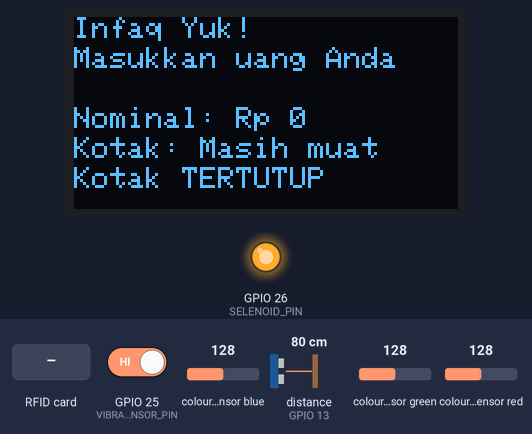
Simulated run of this sketch. Board: ESP32. On the bench: 128×64 one-colour display, output pins drawn as LEDs (lit = HIGH). Wiring (inferred from the names in the program): ultrasonic range finder: trigger GPIO 12; echo GPIO 13; TCS3200 colour sensor: output GPIO 15; S2 GPIO 2; S3 GPIO 4. The test bench sets the inputs (shaded band); at power-on: distance to the obstacle (sensor on GPIO 13) 80 cm, GPIO 25 (VIBRATION_SENSOR_PIN) HIGH, colour sensor blue 128, colour sensor green 128, colour sensor red 128. The echo pulse lasts 58.3 µs per cm; WiFi joins after 1.5 s; servers stay silent unless stated; the display library's start-up logo is not drawn; the local clock reads 2024-03-15 10:24:30 at power-on unless the sketch sets it; pins used as bus, display or sensor lines are not drawn; what the sketch prints to the serial monitor is not drawn.

Above: at 5.1 s.
5.2 s: distance to the obstacle (sensor on GPIO 13) set to 8 cm
6.7 s: distance to the obstacle (sensor on GPIO 13) set to 5 cm
At 8.0 s:
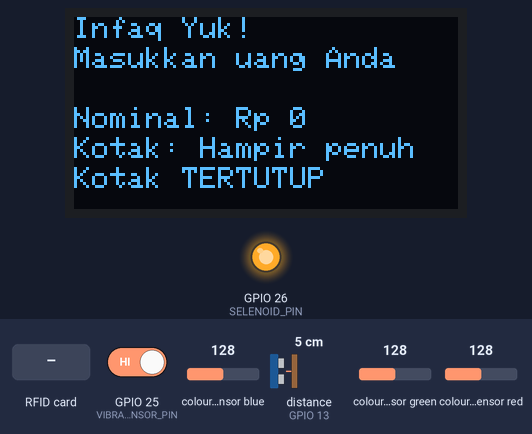
8.3 s: distance to the obstacle (sensor on GPIO 13) set to 2 cm
At 9.2 s:
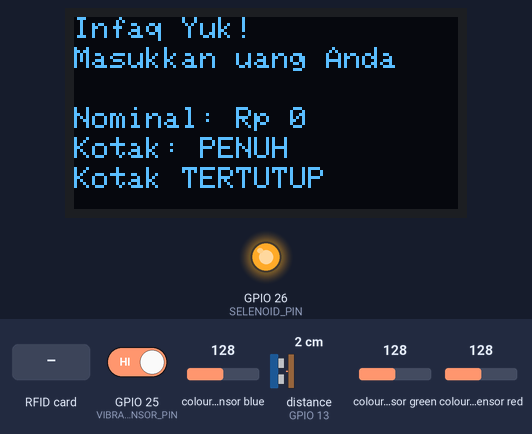
9.8 s: RFID card 04 26 35 4A FC 6E 80 held to the reader
At 10.7 s:
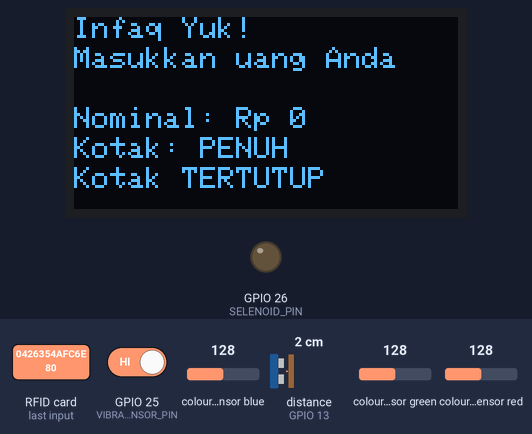
Timing chart, 0 to 16.3 s (numbered marks = the images above; inputs shaded):
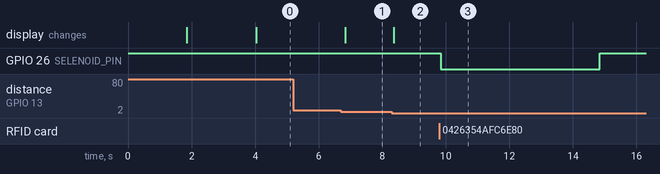

Measured:
- the behaviour switches between 7 and 6 cm on distance to the obstacle (sensor on GPIO 13) (found by bisection; images 0 and 1)
- the behaviour switches between 4 and 3 cm on distance to the obstacle (sensor on GPIO 13) (found by bisection; images 1 and 2)
- after the input at 5.2 s, every drawn part: stays the same
- after the input at 6.7 s, the display: changes after 0.14 s (image 1)
- after the input at 8.3 s, the display: changes after 0.06 s (image 2)
- after the input at 9.8 s, GPIO 26 (SELENOID_PIN): HIGH → LOW at once, → HIGH 5.0 s later

The sketch:

SmartDonationBox.ino
```cpp
#define S2 2
#define S3 4
#define sensorOut 15

#define TRIG_PIN 12  // Sesuaikan dengan pin yang digunakan
#define ECHO_PIN 13

// Tambahkan pin untuk sensor getar SW-420
#define VIBRATION_SENSOR_PIN 25

#include <WiFi.h>
#include <WiFiClientSecure.h>
#include <UniversalTelegramBot.h>
#include <ArduinoJson.h>
#include <SPI.h>
#include <Wire.h>
#include <MFRC522.h>
#include <Adafruit_GFX.h>
#include <Adafruit_SSD1306.h>

// RFID
#define RST_PIN         27
#define SS_PIN          5
#define SELENOID_PIN    26
MFRC522 rfid(SS_PIN, RST_PIN);


// OLED
#define SCREEN_WIDTH 128
#define SCREEN_HEIGHT 64
#define OLED_RESET -1
#define SCREEN_ADDRESS 0x3C
Adafruit_SSD1306 display(SCREEN_WIDTH, SCREEN_HEIGHT, &Wire, OLED_RESET);

// WiFi dan Bot
#define WIFI_SSID "mez"
#define WIFI_PASSWORD "20202020"
#define BOT_TOKEN "8070595869:AAFYe1t-qSm9YKYXzGi84u2igzDZ2rO7ljc"
#define CHAT_ID "1220552570"
WiFiClientSecure secured_client;
UniversalTelegramBot bot(BOT_TOKEN, secured_client);

// Variabel Uang
int Red = 0;
int Green = 0;
int Blue = 0;
int Uang = 0;
bool statusUang = 0;
bool msg = 0;
int nominalUangTerakhir = 0;

unsigned long lastDetectionTime = 0;
unsigned long lastReadTime = 0;
unsigned long readInterval = 200;
bool solenoidActive = false;
unsigned long solenoidStartTime = 0;
unsigned long lastVibrationTime = 0;
const long vibrationCooldown = 5000;


void setup() {
  pinMode(S2, OUTPUT);
  pinMode(S3, OUTPUT);
  pinMode(sensorOut, INPUT);

  pinMode(TRIG_PIN, OUTPUT);
  pinMode(ECHO_PIN, INPUT);

  // inisial State Solenoid (Tertutup)
  pinMode(SELENOID_PIN, OUTPUT);
  digitalWrite(SELENOID_PIN, HIGH);

  // Inisialisasi pin sensor getar sebagai INPUT_PULLUP
  pinMode(VIBRATION_SENSOR_PIN, INPUT_PULLUP); // SW-420 biasanya HIGH saat diam, LOW saat getar

  Serial.begin(115200);

  SPI.begin();           // Untuk RFID
  rfid.PCD_Init();
  Serial.println("RFID siap digunakan");

  Serial.print("Menghubungkan ke WiFi: ");
  Serial.println(WIFI_SSID);
  WiFi.begin(WIFI_SSID, WIFI_PASSWORD);
  secured_client.setCACert(TELEGRAM_CERTIFICATE_ROOT);
  while (WiFi.status() != WL_CONNECTED) {
    Serial.print(".");
    delay(500);
  }
  Serial.println("\nWiFi terhubung. IP: ");
  Serial.println(WiFi.localIP());

  configTime(0, 0, "pool.ntp.org");
  time_t now = time(nullptr);
  while (now < 24 * 3600) {
    Serial.print(".");
    delay(100);
    now = time(nullptr);
  }

  bot.sendMessage(CHAT_ID, "Bot Infaq Siap Digunakan ✅", "");

  if (!display.begin(SSD1306_SWITCHCAPVCC, SCREEN_ADDRESS)) {
    Serial.println(F("OLED gagal dimulai"));
    while (true);
  }

  display.display();
  delay(2000);
  display.clearDisplay();
  display.display();
}

void loop() {
  unsigned long currentMillis = millis();

  // RFID
  SPI.begin();           // Untuk RFID
  rfid.PCD_Init();


  // Judul OLED
  // display.clearDisplay();
  // display.setTextSize(2);
  // display.setTextColor(SSD1306_WHITE);
  // display.setCursor(0, 0);

  // display.println(F("Infaq Yuk!"));
  // display.display();
  // display.startscrollleft(0x00, 0x0F);


// Cek isi kotak amal
  long duration;
  float distance;

  // Kirim sinyal ultrasonic
  digitalWrite(TRIG_PIN, LOW);
  delayMicroseconds(2);
  digitalWrite(TRIG_PIN, HIGH);
  delayMicroseconds(10);
  digitalWrite(TRIG_PIN, LOW);

  duration = pulseIn(ECHO_PIN, HIGH);

  // Hitung jarak (dalam cm)
  distance = duration * 0.034 / 2;


// Hitung jarak (dalam cm)
  distance = duration * 0.034 / 2;

  // Tampilkan hasil ke Serial Monitor
  // Serial.print("Jarak: ");
  // Serial.print(distance);
  // Serial.println(" cm");

  // delay(1000);

// long distance = readUltrasonicDistance();

//  if (distance <= 3) {
//     display.println("Kotak amal sudah penuh");
//     display.display();
//     display.startscrollleft(0x00, 0x0F); // Scroll ke kiri seluruh baris
//     Serial.println("Kotak amal sudah penuh");
//   } else if (distance <= 6) {
//     display.println("Kotak amal hampir penuh");
//     display.display();
//     display.startscrollleft(0x00, 0x0F); // Scroll ke kiri seluruh baris
//     Serial.println("Kotak amal hampir penuh");
//   }

//   display.stopscroll(); // Hentikan scroll setelah delay


  // Baca sensor warna tiap 500ms
  if (currentMillis - lastReadTime >= readInterval) {
    Red = getRed();
    Green = getGreen();
    Blue = getBlue();
    lastReadTime = currentMillis;

    Serial.print("Red: "); Serial.print(Red);
    Serial.print("  Green: "); Serial.print(Green);
    Serial.print("  Blue: "); Serial.println(Blue);
  }

  // Deteksi uang
  if (statusUang == 0) {
    int nominal = 0;

    if (Red > 95 && Red < 105 && Green > 97 && Green < 112 && Blue > 100 && Blue < 112) {
      nominal = 1000;
    } else if (Red > 80 && Red < 90 && Green > 68 && Green < 77 && Blue > 52 && Blue < 62) {
      nominal = 2000;
    } else if (Red > 70 && Red < 80 && Green > 75 && Green < 100 && Blue > 80 && Blue < 100) {
      nominal = 5000;
    } else if (Red > 114 && Red < 124 && Green > 107 && Green < 117 && Blue > 85 && Blue < 100) {
      nominal = 10000;
    } else if (Red > 62 && Red < 72 && Green > 47 && Green < 57 && Blue > 47 && Blue < 57) {
      nominal = 20000;
    } else if (Red > 124 && Red < 134 && Green > 95 && Green < 105 && Blue > 73 && Blue < 83) {
      nominal = 50000;
    } else if (Red > 35 && Red < 50 && Green > 52 && Green < 62 && Blue > 39 && Blue < 49) {
      nominal = 100000;
    }

    if (nominal > 0) {
      Uang += nominal;
      nominalUangTerakhir = nominal;
      statusUang = 1;
      msg = 0;
      lastDetectionTime = currentMillis;
    }
  }

  // Kirim pesan Telegram
  if (statusUang == 1 && msg == 0) {
    // display.clearDisplay();
    // display.setTextSize(2);
    // display.setCursor(5, 0);
    // display.println(F("Jazakllahu"));
    // display.setCursor(10, 15);
    // display.println(F("Khairan!"));
    // display.display();

    bot.sendMessage(CHAT_ID, "✅ Uang Terdeteksi! Sejumlah Rp " + String(nominalUangTerakhir) + "\nTotal Infaq: Rp " + String(Uang), "");
    msg = 1;
  }

  if (digitalRead(VIBRATION_SENSOR_PIN) == LOW) {
    if (currentMillis - lastVibrationTime >= vibrationCooldown) {
      Serial.println("Getaran terdeteksi!"); // Cetak ke Serial Monitor untuk debugging
      bot.sendMessage(CHAT_ID, "⚠ Terdeteksi KOtak Infaq Dimaling", ""); // Kirim notifikasi ke Telegram
      lastVibrationTime = currentMillis; // Update waktu terakhir getaran terdeteksi
    }
  }

  // Reset status setelah 5 detik
  if (statusUang == 1 && currentMillis - lastDetectionTime >= 5000) {
    statusUang = 0;
    msg = 0;
    Serial.println("Siap deteksi uang berikutnya.");
  }

    // RFID - Solenoid
  if (rfid.PICC_IsNewCardPresent() && rfid.PICC_ReadCardSerial()) {
    String uidStr = "";
    for (byte i = 0; i < rfid.uid.size; i++) {
      uidStr += String(rfid.uid.uidByte[i] < 0x10 ? "0" : ""); // Tambahkan leading zero
      uidStr += String(rfid.uid.uidByte[i], HEX);
      if (i < rfid.uid.size - 1) uidStr += " ";
    }
    uidStr.toUpperCase();

    Serial.print("UID terbaca: ");
    Serial.println(uidStr);

    // Daftar UID yang valid
    String validUID1 = "04 26 35 4A FC 6E 80";
    String validUID2 = "A3 A9 C0 01";

    if (uidStr == validUID1 || uidStr == validUID2) {
      Serial.println("UID Valid - Membuka solenoid");
      digitalWrite(SELENOID_PIN, LOW); // Buka solenoid
      delay(5000);                      // Tunggu 5 detik
      digitalWrite(SELENOID_PIN, HIGH); // Tutup solenoid
      Serial.println("Solenoid DITUTUP");
    } else {
      Serial.println("UID tidak dikenali.");
    }

    // Hentikan komunikasi dengan kartu
    rfid.PICC_HaltA();
    rfid.PCD_StopCrypto1();
  }
  tampilkanOLED(distance, nominalUangTerakhir, !digitalRead(SELENOID_PIN));
}

// Fungsi sensor warna
int getRed() {
  digitalWrite(S2, LOW);
  digitalWrite(S3, LOW);
  return pulseIn(sensorOut, LOW, 250);
}

int getGreen() {
  digitalWrite(S2, HIGH);
  digitalWrite(S3, HIGH);
  return pulseIn(sensorOut, LOW, 250);
}

int getBlue() {
  digitalWrite(S2, LOW);
  digitalWrite(S3, HIGH);
  return pulseIn(sensorOut, LOW, 250);
}

// Ultrasonic
long readUltrasonicDistance() {
  digitalWrite(TRIG_PIN, LOW);
  delayMicroseconds(2);
  digitalWrite(TRIG_PIN, HIGH);
  delayMicroseconds(10);
  digitalWrite(TRIG_PIN, LOW);

  long duration = pulseIn(ECHO_PIN, HIGH);
  long distance = duration * 0.034 / 2; // Konversi ke cm
  return distance;
}

void tampilkanOLED(float distance, int nominal, bool solenoidStatus) {
  display.clearDisplay();
  display.setTextColor(SSD1306_WHITE);

  // Baris 1: Judul
  display.setTextSize(1);
  display.setCursor(0, 0);
  display.println("Infaq Yuk!");

  // Baris 2: Ucapan jika nominal terdeteksi
  display.setCursor(0, 10);
  if (nominal > 0) {
    display.println("Terima kasih telah");
    display.setCursor(0, 20);
    display.println("berinfaq!");
  } else {
    display.println("Masukkan uang Anda");
  }

  // Baris 3: Nominal terakhir
  display.setCursor(0, 30);
  display.print("Nominal: Rp ");
  display.println(nominal);

  // Baris 4: Status kotak amal
  display.setCursor(0, 40);
  if (distance <= 3) {
    display.println("Kotak: PENUH");
  } else if (distance <= 6) {
    display.println("Kotak: Hampir penuh");
  } else {
    display.println("Kotak: Masih muat");
  }

  // Baris 5: Status kotak terbuka/tidak
  display.setCursor(0, 50);
  display.print("Kotak ");
  display.println(solenoidStatus ? "TERBUKA" : "TERTUTUP");

  display.display();
}
```
